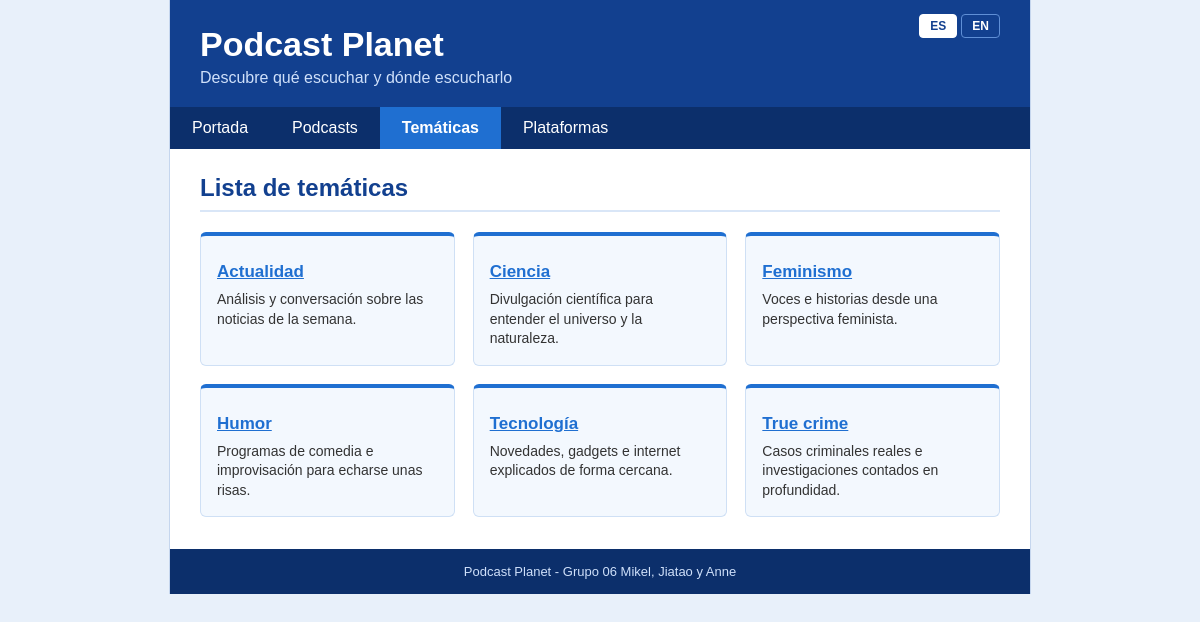
/es/tematicas/, run on the app's committed database.
### apppodcasts/models.py (models this page shows, shortened)
class Tematica(models.Model):
    nombre = models.CharField(max_length=50)
    descripcion = models.TextField()
    nombre_en = models.CharField(max_length=50, blank=True, default='')
    descripcion_en = models.TextField(blank=True, default='')
    @property
    def nombre_t(self):
        return _segun_idioma(self.nombre, self.nombre_en)
    @property
    def descripcion_t(self):
        return _segun_idioma(self.descripcion, self.descripcion_en)

### apppodcasts/views.py (the view)
# urls.py: path('tematicas/', TematicaListView.as_view(), name='tematicas'),
class TematicaListView(ListView):
    model = Tematica
    queryset = Tematica.objects.order_by('nombre')
    template_name = 'tematicas.html'
    context_object_name = 'tematicas'

### apppodcasts/models.py (called while the page is built)
def _segun_idioma(texto_es, texto_en):
    if (get_language() or '').startswith('en') and texto_en:
        return texto_en
    return texto_es

### apppodcasts/templates/tematicas.html (shortened to what this page needs)
{% extends "base.html" %}
{% load i18n %}
{% block contenido %}
<h2>{% trans "Lista de temáticas" %}</h2>
{% if tematicas %}
    <div class="cajas">
    {% for t in tematicas|dictsort:"nombre_t" %}
        <div class="caja">
            <h3><a href="{% url 'tematica' t.id %}">{{ t.nombre_t }}</a></h3>
            <p>{{ t.descripcion_t|truncatewords:15 }}</p>
        </div>
    {% endfor %}
    </div>
{% else %}
    <p>{% trans "No hay temáticas creadas." %}</p>
{% endif %}
{% endblock %}

### apppodcasts/static/css/estilos.css (style rules this page uses)
:root { --azul-fondo: #e8f0fa; --azul-claro: #f3f8fe; --azul-borde: #cfe0f5; --azul-suave: #dbe8f8; --azul-medio: #1f6fd1; --azul-oscuro: #12408f; --azul-noche: #0c2f6b; --pl: #1f6fd1; --pl-texto: #ffffff; }
body { margin: 0; font-family: Verdana, Arial, sans-serif; background-color: var(--azul-fondo); color: #333333; }
a { color: var(--azul-medio); }
h2 { margin-top: 0; padding-bottom: 8px; color: var(--azul-oscuro); border-bottom: 2px solid #d9e6f7; }
h3 { color: var(--azul-noche); }
.cajas { display: grid; grid-template-columns: repeat(3, 1fr); gap: 18px; }
.caja { box-sizing: border-box; display: flex; flex-direction: column; padding: 16px; background-color: var(--azul-claro); border: 1px solid var(--azul-borde); border-top: 4px solid var(--azul-medio); border-radius: 6px; transition: box-shadow 0.15s, transform 0.15s; }
.caja h3 { margin: 10px 0 8px 0; font-size: 17px; }
.caja p { margin: 0; font-size: 14px; line-height: 1.4; }

### data on the page
Tematica: nombre_t "Actualidad", descripcion_t "Análisis y conversación sobre las noticias de la semana."
Tematica: nombre_t "Ciencia", descripcion_t "Divulgación científica para entender el universo y la naturaleza."
Tematica: nombre_t "Feminismo", descripcion_t "Voces e historias desde una perspectiva feminista."
Tematica: nombre_t "Humor", descripcion_t "Programas de comedia e improvisación para echarse unas risas."
Tematica: nombre_t "Tecnología", descripcion_t "Novedades, gadgets e internet explicados de forma cercana."
Tematica: nombre_t "True crime", descripcion_t "Casos criminales reales e investigaciones contados en profundidad."

### other printed values
{{ codigo|upper }} "ES" "EN"
